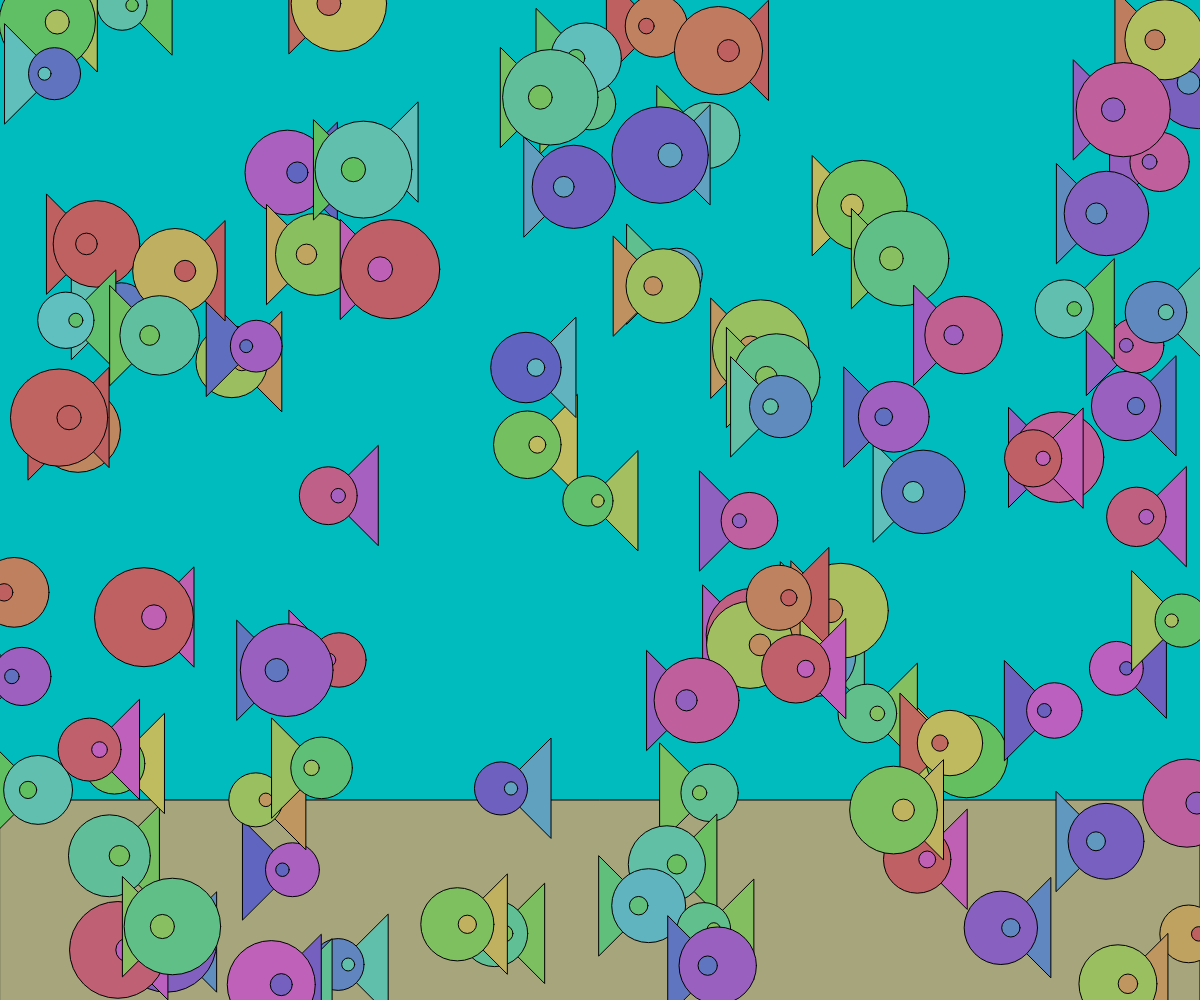
Frame 1 (no input)
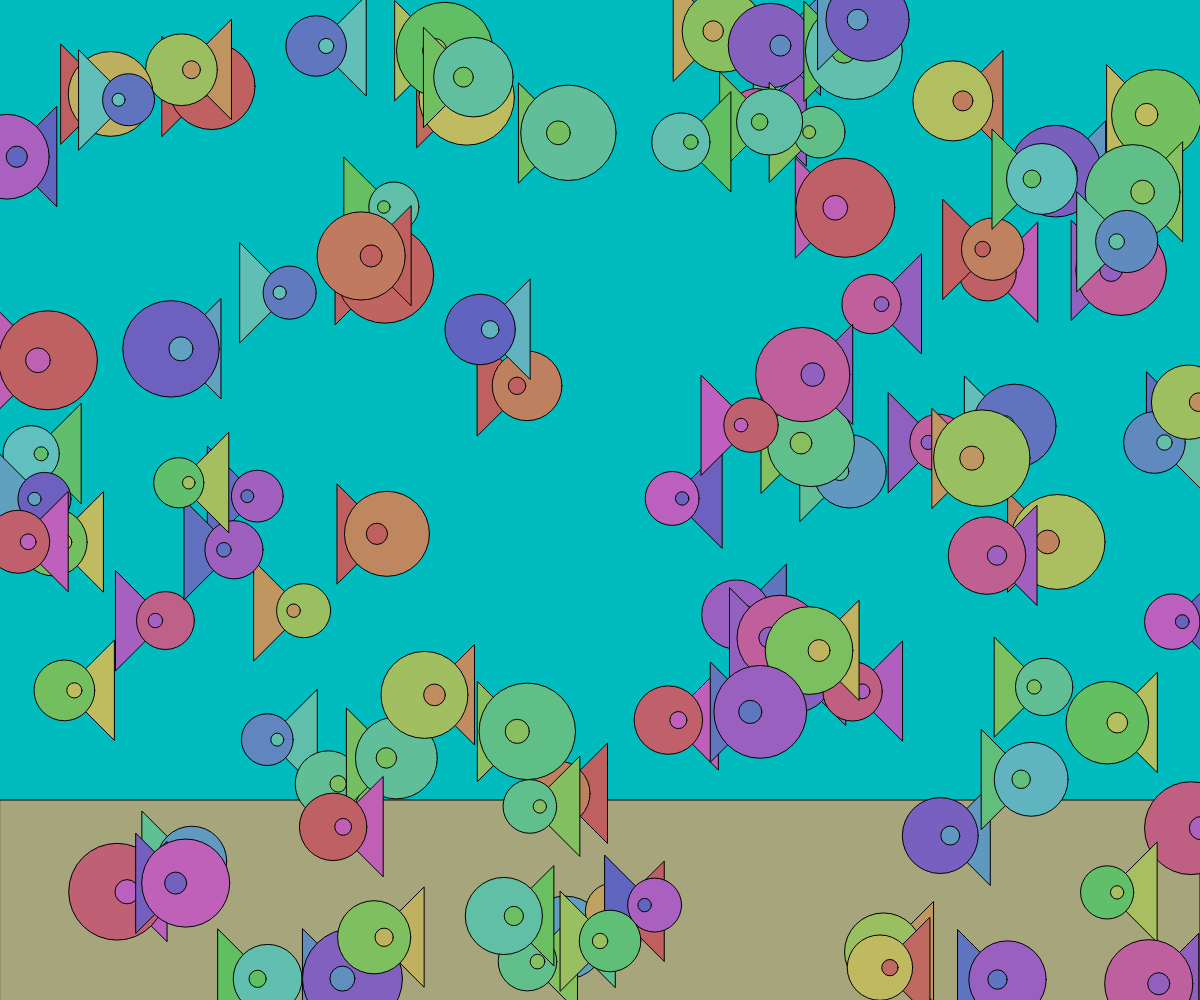
Frame 60 (no input)
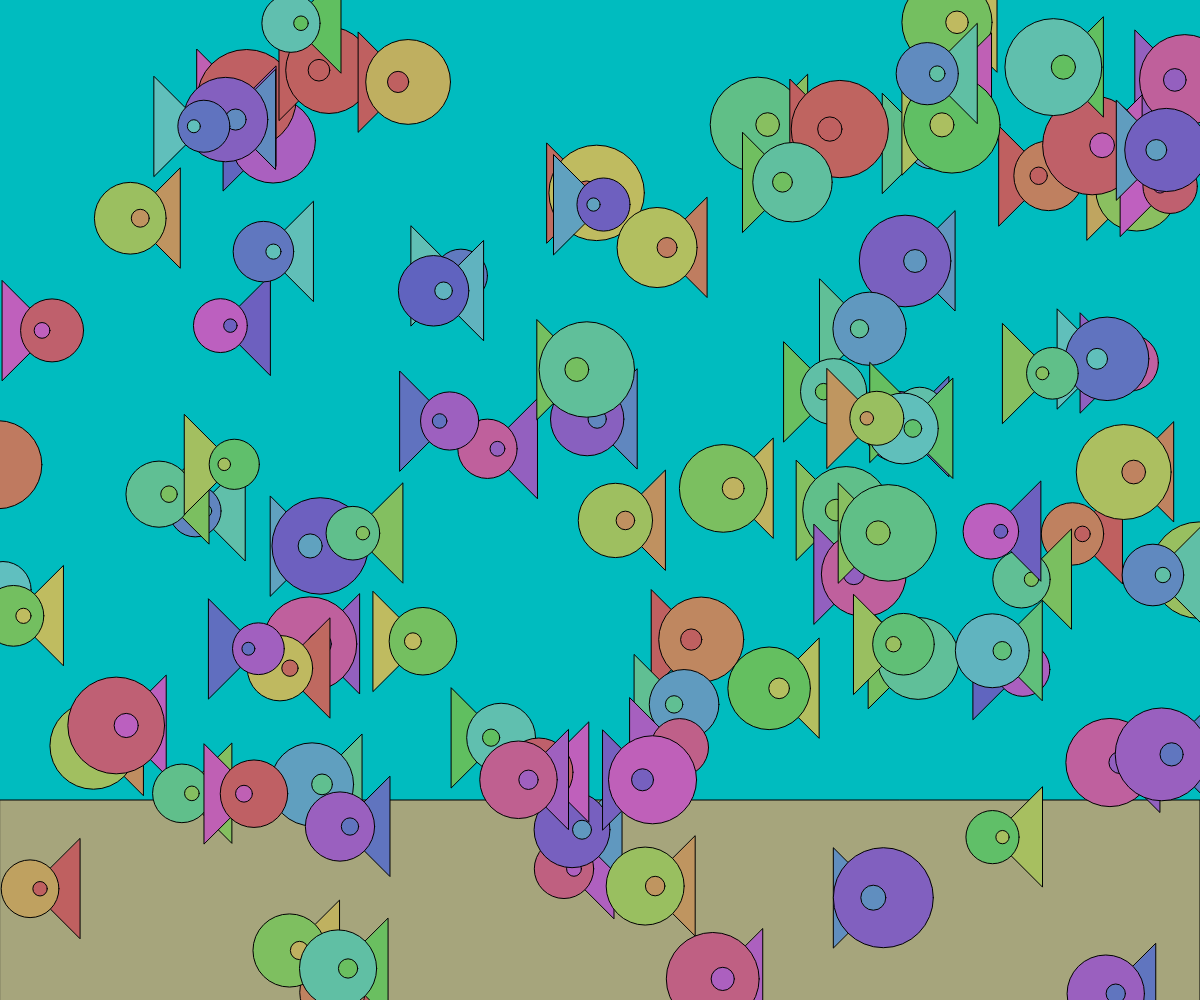
Frame 120 (the mouse pressed at the canvas centre since frame 60)

The p5.js sketch that drew these frames (run headless with seeded random() and noise() and a simulated clock; from frame 60 on, the mouse is pressed at the canvas centre):

// p5.js sketch
// ── sketch.js
let things = [];

function setup() {
	createCanvas(windowWidth, windowHeight);
	
	fill(240, 229, 197);
	rect(0, height-200, width, height/4)
	colorMode(HSB);
	
	for (let i=0; i < 100; i++) {
		let x = random(0, width);
		let y = random(0, height);
		things[i] = createThing(x,y);
	}
}

function draw() {
	background(181, 100, 75);
	fill(59, 25, 65);
	rect(0, height-200, width, height/4)

	for (let i=0; i<100; i++) {
		updateThing(things[i]);
	}
}
	
function createThing(x,y){
	let thing = {};
	thing.x = x;
	thing.y = y;
	thing.velX = random(-10, 10);
	thing.velY = random(-5, 5);
	thing.size = random(50,100);
	thing.hue = random(0, 360);
	return thing;
}

function updateThing(t){
	t.x = t.x+t.velX;
	t.y = t.y+t.velY;
	if (t.velX == 0) {
		t.velX = 1
	}
	if (t.velY == 0) {
		t.velY = 1
	}
	if (t.x > width || t.x < 0){
		t.velX = t.velX*-1;
	}
	if (t.y > height || t.y < 0){
		t.velY = t.velY*-1;
	}
	
	if (t.velX > 0) {
	fill(t.hue-50, 50, 75);
	triangle(t.x, t.y, t.x-50, t.y-50, t.x-50, t.y+50);

	fill (t.hue, 50, 75);
	ellipse(t.x,t.y, t.size);
	
	fill(t.hue-50, 50, 75);
	ellipse(t.x-10, t.y, t.size/4);
	} else {fill(t.hue-50, 50, 75);
	triangle(t.x, t.y, t.x+50, t.y+50, t.x+50, t.y-50);

	fill (t.hue, 50, 75);
	ellipse(t.x,t.y, t.size);
	
	fill(t.hue-50, 50, 75);
	ellipse(t.x+10, t.y, t.size/4);
	}
	
}
